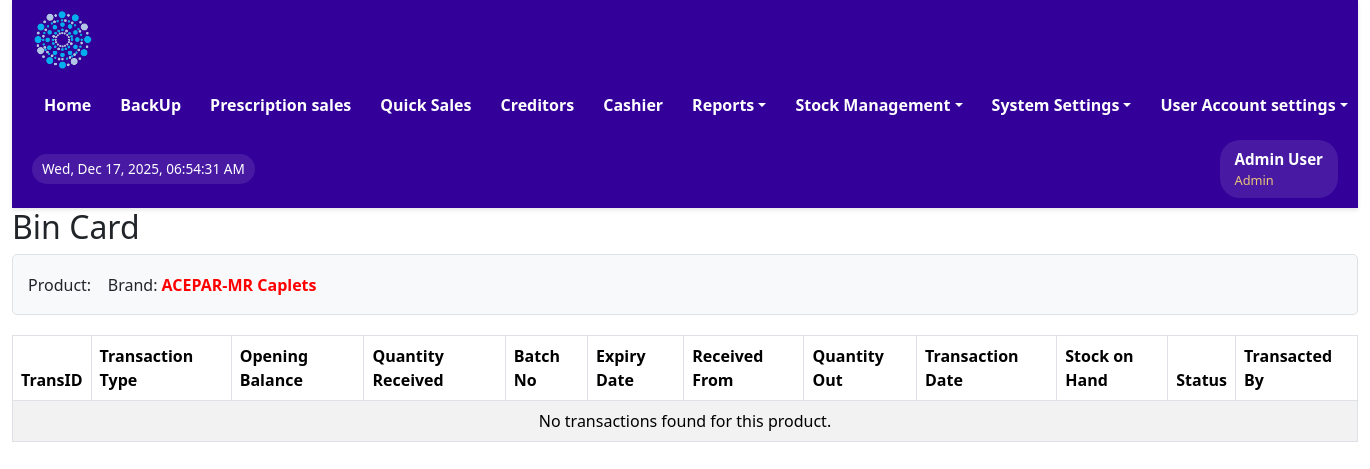
Page /stocks/view_transactions.php?brandname=ACEPAR-MR+Caplets (signed in) on the earlier database version.
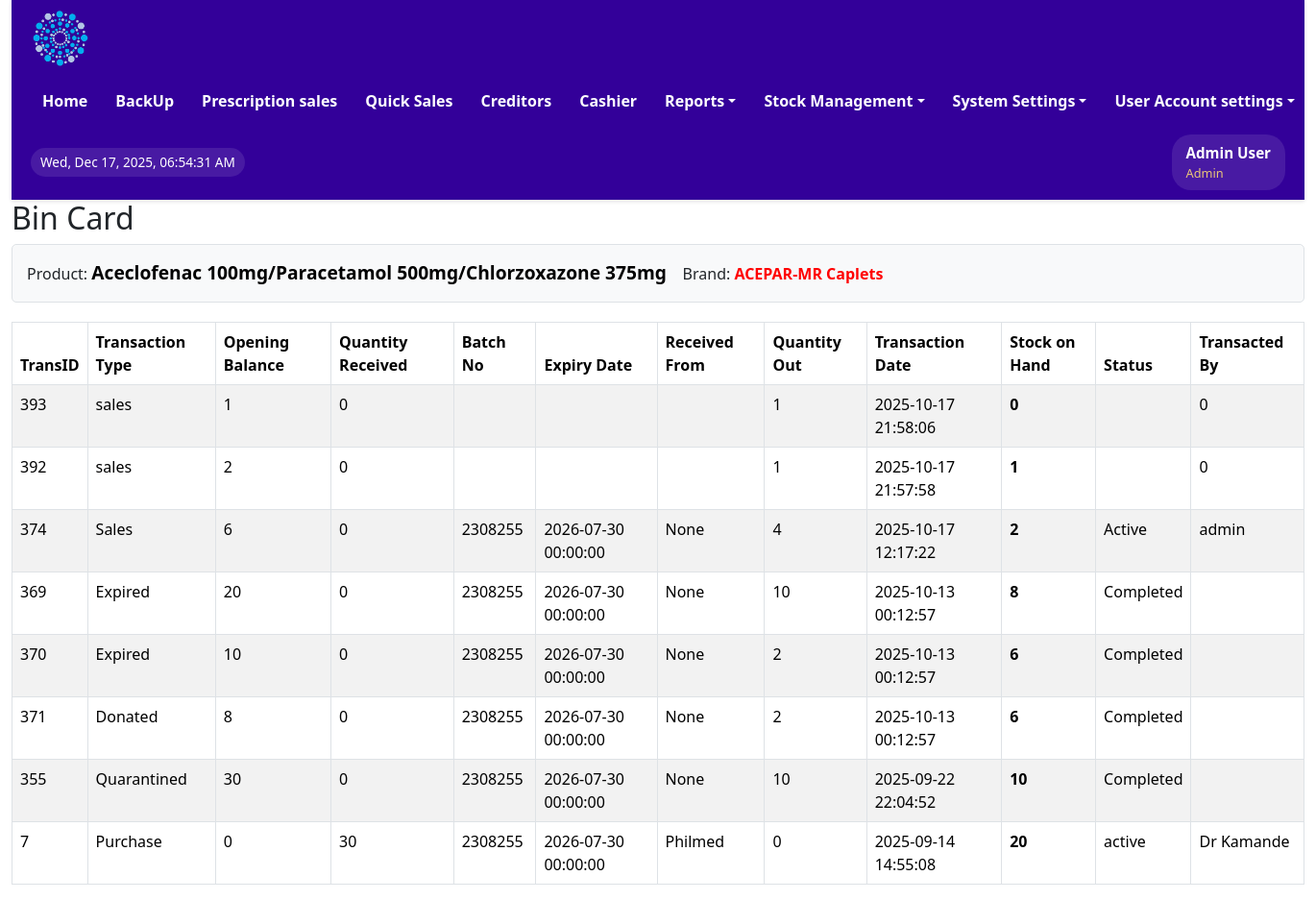
Same page on the later database version.
### tables this page shows
CREATE TABLE IF NOT EXISTS `users` (
  `user_id` int NOT NULL AUTO_INCREMENT,
  `first_name` varchar(100) NOT NULL,
  `last_name` varchar(100) NOT NULL,
  `email` varchar(100) NOT NULL,
  `password` varchar(100) DEFAULT NULL,
  `username` varchar(100) DEFAULT NULL,
  `sex` varchar(50) NOT NULL,
  `mobile` int NOT NULL,
  `userrole` varchar(100) NOT NULL,
  `staff_number` varchar(50) NOT NULL,
  `date_created` datetime DEFAULT CURRENT_TIMESTAMP,
  PRIMARY KEY (`user_id`),
  UNIQUE KEY `email` (`email`),
  UNIQUE KEY `mobile` (`mobile`),
  UNIQUE KEY `staff_number` (`staff_number`)
);

CREATE TABLE IF NOT EXISTS `stocks` (
  `stockID` int NOT NULL AUTO_INCREMENT,
  `id` int NOT NULL,
  `transactionType` varchar(100) DEFAULT NULL,
  `productname` varchar(100) NOT NULL,
  `brandname` varchar(500) DEFAULT NULL,
  `reorderLevel` int DEFAULT NULL,
  `openingBalance` double DEFAULT '0',
  `quantityIn` int DEFAULT NULL,
  `batch` varchar(50) DEFAULT NULL,
  `expiryDate` datetime DEFAULT NULL,
  `receivedFrom` varchar(100) DEFAULT NULL,
  `quantityOut` int DEFAULT '0',
  `transDate` datetime DEFAULT CURRENT_TIMESTAMP,
  `stockBalance` int DEFAULT NULL,
  `status` varchar(100) DEFAULT NULL,
  `transBy` varchar(100) DEFAULT NULL,
  PRIMARY KEY (`stockID`),
  KEY `idx_stocks_brandname_transDate` (`brandname`,`transDate` DESC)
);

### stocks/view_transactions.php (the view, shortened to what this page needs)
<?php
include '../includes/config.php';
include ("../includes/header.php");
if (isset($_GET['brandname'])) {
    $brandname = urldecode($_GET['brandname']);
    $sql = "SELECT stockID, id, transactionType, brandname, productname, reorderLevel, openingBalance, quantityin, batch, expiryDate, receivedFrom, quantityOut, stockBalance, status, transBy, transDate FROM stocks WHERE brandname = ? ORDER BY transDate DESC";
    $stmt = $conn->prepare($sql);
    $stmt->bind_param("s", $brandname);
    $stmt->execute();
    $result = $stmt->get_result();
    $transactions = $result->fetch_all(MYSQLI_ASSOC);
    $productname = !empty($transactions) ? $transactions[0]['productname'] : '';
} else {
    header("Location: viewstocks_sum.php");
    exit();
}
?>
<!DOCTYPE html>
<html lang="en">
<head>
    <link rel="stylesheet" href="../assets/css/bootstrap.min.css" type="text/css">
</head>
<body>
<div class="content-main">
    <h2>Bin Card</h2>
    <div class="bin-card-header">
        <div>
            Product: <span class="product-name"><?= htmlspecialchars($productname); ?></span> &nbsp;&nbsp;
            Brand: <span class="brand-name"><?= htmlspecialchars($brandname); ?></span>
        </div>
    </div>
    <table class="table table-bordered table-striped">
        <thead class="thead-dark">
        <tr>
            <th>TransID</th>
            <th>Transaction Type</th>
            <th>Opening Balance</th>
            <th>Quantity Received</th>
            <th>Batch No</th>
            <th>Expiry Date</th>
            <th>Received From</th>
            <th>Quantity Out</th>
            <th>Transaction Date</th>
            <th>Stock on Hand</th>
            <th>Status</th>
            <th>Transacted By</th>
        </tr>
        </thead>
        <tbody>
            <?php if (empty($transactions)): ?>
                <tr>
                    <td colspan="12" class="text-center">No transactions found for this product.</td>
                </tr>
            <?php else: ?>
                <?php foreach ($transactions as $transaction): ?>
                    <tr>
                        <td><?= htmlspecialchars($transaction['stockID'] ?? 'N/A'); ?></td>
                        <td><?= htmlspecialchars($transaction['transactionType'] ?? ''); ?></td>
                        <td><?= htmlspecialchars($transaction['openingBalance'] ?? 0); ?></td>
                        <td><?= htmlspecialchars($transaction['quantityin'] ?? 0); ?></td>
                        <td><?= htmlspecialchars($transaction['batch'] ?? ''); ?></td>
                        <td><?= htmlspecialchars($transaction['expiryDate'] ?? ''); ?></td>
                        <td>
                            <?php
                            if (($transaction['receivedFrom'] ?? '') === '(adjustments)') {
                                echo '<span style="color:red;">' . htmlspecialchars($transaction['receivedFrom']) . '</span>';
                            } else {
                                echo htmlspecialchars($transaction['receivedFrom'] ?? '');
                            }
                            ?>
                        </td>
                        <td><?= htmlspecialchars($transaction['quantityOut'] ?? 0); ?></td>
                        <td><?= htmlspecialchars($transaction['transDate'] ?? ''); ?></td>
                        <td><b><?= htmlspecialchars($transaction['stockBalance'] ?? 0); ?></b></td>
                        <td><?= htmlspecialchars($transaction['status'] ?? ''); ?></td>
                        <td><?= htmlspecialchars($transaction['transBy'] ?? ''); ?></td>
                    </tr>
                <?php endforeach; ?>
            <?php endif; ?>
        </tbody>
    </table>
</div>
</body>
</html>

### includes/header.php (shortened to what this page needs)
<?php
include('config.php');
$userDetails = [
    'user_id' => $_SESSION['user_id'] ?? null,
    'username' => 'Guest',
    'full_name' => 'Guest User',
    'first_name' => 'Guest',
    'last_name' => 'User',
    'email' => '',
    'mobile' => '',
    'userrole' => $_SESSION['userrole'],
    'staff_number' => '',
    'sex' => ''
];
if ($userDetails['user_id']) {
    $stmt = $conn->prepare("SELECT
                user_id, first_name, last_name, email, username,
                sex, mobile, userrole, staff_number
            FROM users
            WHERE user_id = ?");
    $stmt->bind_param("i", $userDetails['user_id']);
    $stmt->execute();
    $result = $stmt->get_result();
    if ($result->num_rows > 0) {
        $dbData = $result->fetch_assoc();
        $userDetails = array_merge($userDetails, [
            'username' => htmlspecialchars($dbData['username']),
            'full_name' => htmlspecialchars($dbData['first_name'] . ' ' . $dbData['last_name']),
            'first_name' => htmlspecialchars($dbData['first_name']),
            'last_name' => htmlspecialchars($dbData['last_name']),
            'email' => htmlspecialchars($dbData['email']),
            'mobile' => htmlspecialchars($dbData['mobile']),
            'sex' => htmlspecialchars($dbData['sex']),
            'staff_number' => htmlspecialchars($dbData['staff_number']),
            'userrole' => htmlspecialchars($dbData['userrole'])
        ]);
    }
}
$userrole = $userDetails['userrole'];
$full_name = $userDetails['full_name'];
?>
<!DOCTYPE html>
<html lang="en">
<head>
    <link rel="stylesheet" href="../assets/css/bootstrap.min.css" type="text/css">
</head>
<body>
    <div class="container-fluid">
        <div class="main-header">
            <div class="header-content">
                <div class="logo-container">
                    <img src="../assets/images/Logo-round-nobg-2.png" alt="Pharmacy Logo">
                </div>
                <nav class="main-nav">
                    <ul class="nav-list">
                        <?php if (in_array($userrole, ['Admin', 'Supervisor', 'Manager'])) : ?>
                            <li class="nav-item"><a href="../dashboard/admin_dashboard.php" class="nav-link">Home</a></li>
                            <li class="nav-item"><a href="../Backup/backup.php" class="nav-link">BackUp</a></li>
                            <li class="nav-item"><a href="../sales/orders.php" class="nav-link">Prescription sales</a></li>
                            <li class="nav-item"><a href="../sales/direct_orders.php" class="nav-link">Quick Sales</a></li>
                            <li class="nav-item"><a href="../views/view_credit_sales.php" class="nav-link">Creditors</a></li>
                            <li class="nav-item"><a href="../sales/view_order.php" class="nav-link">Cashier</a></li>
                        <?php endif; ?>
                        <?php if (in_array($userrole, ['Admin', 'Supervisor', 'Manager'])) : ?>
                        <li class="dropdown">
                            <a href="#" class="dropdown-toggle">Reports</a>
                        </li>
                        <?php endif; ?>
                        <?php if (in_array($userrole, ['Admin', 'Supervisor', 'Manager', 'Cashier'])) : ?>
                        <li class="dropdown">
                            <a href="#" class="dropdown-toggle">Stock Management</a>
                        </li>
                        <?php endif; ?>
                        <?php if (in_array($userrole, ['Admin'])) : ?>
                        <li class="dropdown">
                            <a href="#" class="dropdown-toggle">System Settings</a>
                        </li>
                        <?php endif; ?>
                        <?php if (in_array($userrole, ['Admin', 'Supervisor', 'Manager', 'Cashier', 'Cleaner', 'Security', 'Pharmtech'])) : ?>
                        <li class="dropdown user-menu">
                            <a href="#" class="dropdown-toggle">User Account settings</a>
                        </li>
                        <?php endif; ?>
                    </ul>
                </nav>
                <div id="date-time" class="date-time-display"></div>
                <div class="user-info-header">
                    <div class="user-details">
                        <span class="user-name"><?php echo htmlspecialchars($full_name); ?></span>
                        <span class="user-role"><?php echo htmlspecialchars($userrole); ?></span>
                    </div>
                </div>
            </div>
        </div>
</body>
</html>

### includes/header.php (style rules this page uses)
* { box-sizing:border-box;margin:0;padding:0 }
.main-header { background-color:#330099;padding:10px 20px;box-shadow:0 2px 4px rgba(0,0,0,0.1);position:sticky;top:0;z-index:1000;min-height:70px;color:#FFF }
.header-content { display:flex;align-items:center;justify-content:space-between;width:100%;margin:0 auto;gap:15px;flex-wrap:wrap }
.logo-container { display:flex;align-items:center }
.logo-container img { height:60px;width:auto }
.user-info-header { display:flex;align-items:center;gap:10px;background:rgba(255,255,255,0.1);padding:8px 15px;border-radius:20px;color:#FFF;white-space:nowrap }
.user-info-header .user-details { display:flex;flex-direction:column;align-items:flex-start }
.user-info-header .user-name { font-weight:bold;font-size:0.95em }
.user-info-header .user-role { font-size:0.8em;opacity:0.9;color:#FBD875 }
.main-nav { display:flex;align-items:center }
.main-nav .nav-list { list-style:none;margin:0;padding:0;display:flex;align-items:center;gap:5px }
.main-nav .nav-item,.main-nav .dropdown { color:#FFF }
.main-nav .nav-link,.main-nav .dropdown-toggle { display:block;padding:8px 12px;text-decoration:none;color:#FFF;font-weight:600;white-space:nowrap;border-radius:4px;transition:background 0.1s }
.dropdown { position:relative }
.date-time-display { font-size:0.85em;color:#FFF;padding:5px 10px;background:rgba(255,255,255,0.1);border-radius:15px;white-space:nowrap }

### stocks/view_transactions.php (style rules this page uses)
.product-name { color: black; font-weight: bold; font-size: 1.2em; }
.brand-name { color: red; font-weight: bold; }
.bin-card-header { background-color: #f8f9fa; padding: 15px; border-radius: 5px; margin-bottom: 20px; border: 1px solid #dee2e6; }

Differences in the rows shown:
added stocks: productname "Aceclofenac 100mg/Paracetamol 500mg/Chlorzoxazone 375mg", stockID "393", transactionType "sales", openingBalance "1", quantityIn "0", quantityOut "1", transDate "2025-10-17 21:58:06", stockBalance "0", transBy "0"
added stocks: stockID "392", transactionType "sales", openingBalance "2", quantityIn "0", quantityOut "1", transDate "2025-10-17 21:57:58", stockBalance "1", transBy "0"
added stocks: stockID "374", transactionType "Sales", openingBalance "6", quantityIn "0", batch "2308255", expiryDate "2026-07-30 00:00:00", receivedFrom "None", quantityOut "4", transDate "2025-10-17 12:17:22", stockBalance "2", status "Active", transBy "admin"
added stocks: stockID "369", transactionType "Expired", openingBalance "20", quantityIn "0", batch "2308255", expiryDate "2026-07-30 00:00:00", receivedFrom "None", quantityOut "10", transDate "2025-10-13 00:12:57", stockBalance "8", status "Completed"
added stocks: stockID "370", transactionType "Expired", openingBalance "10", quantityIn "0", batch "2308255", expiryDate "2026-07-30 00:00:00", receivedFrom "None", quantityOut "2", transDate "2025-10-13 00:12:57", stockBalance "6", status "Completed"
added stocks: stockID "371", transactionType "Donated", openingBalance "8", quantityIn "0", batch "2308255", expiryDate "2026-07-30 00:00:00", receivedFrom "None", quantityOut "2", transDate "2025-10-13 00:12:57", stockBalance "6", status "Completed"
added stocks: stockID "355", transactionType "Quarantined", openingBalance "30", quantityIn "0", batch "2308255", expiryDate "2026-07-30 00:00:00", receivedFrom "None", quantityOut "10", transDate "2025-09-22 22:04:52", stockBalance "10", status "Completed"
added stocks: stockID "7", transactionType "Purchase", openingBalance "0", quantityIn "30", batch "2308255", expiryDate "2026-07-30 00:00:00", receivedFrom "Philmed", quantityOut "0", transDate "2025-09-14 14:55:08", stockBalance "20", status "active", transBy "Dr Kamande"
Other differences:
text no longer shown: "No transactions found for this product."
